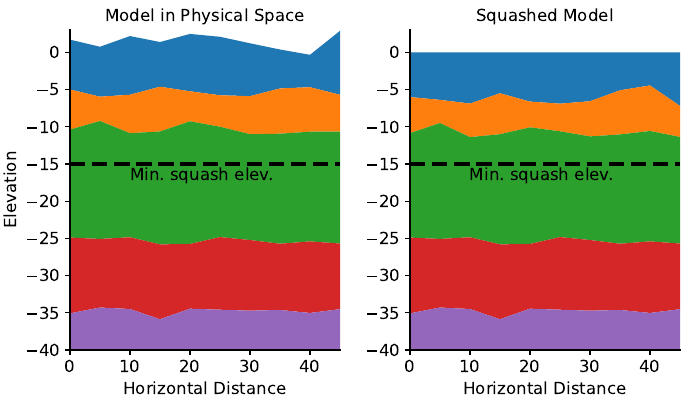

Reproduce this figure in Python.
#!/usr/bin/env python3

import numpy
import matplotlib.pyplot as pyplot
import matplotlib_extras

FIG_SIZE = (7.0, 4.0)
MARGINS = ((0.7, 0.7, 0.2), (0.5, 0, 0.3))

maxTopo = 3.0
minTopo = -0.5
squashMin = -15.0
minModel = -40.0

levels = (-5.0, -10.0, -25.0, -35.0)
amplitude = 1.0
x = numpy.arange(0.0, 50.0, 5.0)
numX = len(x)


def squash(y, yTop, squashMin):
    """Compute elevation in squashed model from elevation of 'normal' model."""
    mask = y > squashMin
    yFlat = mask * (squashMin / (squashMin-yTop) * (y-yTop)) + ~mask*y
    return yFlat


def generateModel():
    yContours = []
    yTop = numpy.random.uniform(minTopo, maxTopo, numX)
    yContours.append(yTop)

    for yAvg in levels:
        minY = yAvg - amplitude
        maxY = yAvg + amplitude
        y = numpy.random.uniform(minY, maxY, numX)
        yContours.append(y)

    yBot = minModel*numpy.ones(numX)
    yContours.append(yBot)
    return yContours


def plotModel(ax, x, y, title):
    for i in range(len(y)-1):
        ax.fill_between(x, y[i], y[i+1])

    numX = len(x)
    ax.plot(x, squashMin*numpy.ones(numX), "k--", lw=3)
    ax.text(10, squashMin-0.5, "Min. squash elev.", va="top")
    ax.set_xlabel("Horizontal Distance")
    ax.set_ylabel("Elevation")
    ax.set_xlim(min(x), max(x))
    ax.set_ylim(minModel, maxTopo)
    ax.set_title(title)
    ax.spines[["top", "right"]].set_visible(False)


yModel = generateModel()
ySquashed = [squash(y, yModel[0], squashMin) for y in yModel]

pyplot.style.use("size-presentation")
pyplot.style.use("color-lightbg")

figure = pyplot.figure(figsize=FIG_SIZE)
rect_factory = matplotlib_extras.axes.RectFactory(figure, ncols=2, margins=MARGINS)
ax = figure.add_axes(rect_factory.rect(col=1))
plotModel(ax, x, yModel, "Model in Physical Space")
ax = figure.add_axes(rect_factory.rect(col=2))
plotModel(ax, x, ySquashed, "Squashed Model")
ax.set_ylabel("")

figure.savefig("squashing.png")
figure.savefig("squashing.pdf")
